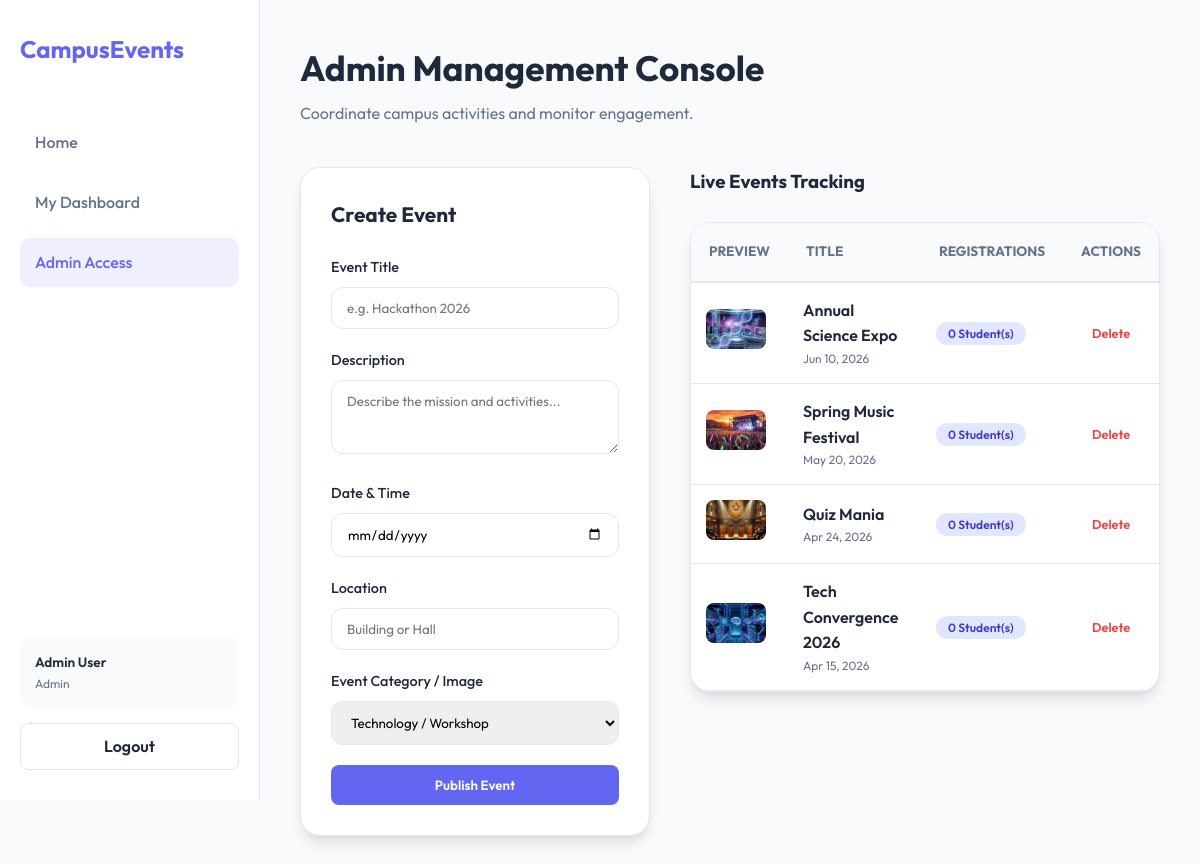
/admin.php (signed in), run on the app's committed database.
### tables this page shows
CREATE TABLE IF NOT EXISTS events (
    id INT AUTO_INCREMENT PRIMARY KEY,
    title VARCHAR(200) NOT NULL,
    description TEXT,
    event_date DATE NOT NULL,
    location VARCHAR(200) NOT NULL,
    image_url VARCHAR(255) DEFAULT 'assets/default.png',
    created_by INT,
    created_at TIMESTAMP DEFAULT CURRENT_TIMESTAMP,
    FOREIGN KEY (created_by) REFERENCES users(id) ON DELETE SET NULL
);

### admin.php (the view, shortened to what this page needs)
<?php
require_once 'config.php';
$stmt = $pdo->query("SELECT e.*, (SELECT COUNT(*) FROM registrations WHERE event_id = e.id) as reg_count FROM events e ORDER BY event_date DESC");
$events = $stmt->fetchAll();
?>
<!DOCTYPE html>
<html lang="en">
<head>
    <link rel="stylesheet" href="style.css">
</head>
<body>
    <?php include 'sidebar.php'; ?>
    <main class="main-content">
        <div class="app-container">
            <div style="margin-bottom: 40px;">
                <h1 style="font-size: 2.2rem; margin-bottom: 5px;">Admin Management Console</h1>
                <p style="color: var(--text-muted);">Coordinate campus activities and monitor engagement.</p>
            </div>
            <div style="display: grid; grid-template-columns: 350px 1fr; gap: 40px;">
                <div class="card" style="padding: 30px; height: fit-content; border-radius: 20px;">
                    <h3 style="margin-bottom: 25px;">Create Event</h3>
                    <form method="POST">
                        <div class="form-group">
                            <label>Event Title</label>
                            <input type="text" name="title" required placeholder="e.g. Hackathon 2026">
                        </div>
                        <div class="form-group">
                            <label>Description</label>
                            <textarea name="description" rows="3" required placeholder="Describe the mission and activities..."></textarea>
                        </div>
                        <div class="form-group">
                            <label>Date & Time</label>
                            <input type="date" name="event_date" required>
                        </div>
                        <div class="form-group">
                            <label>Location</label>
                            <input type="text" name="location" required placeholder="Building or Hall">
                        </div>
                        <div class="form-group">
                            <label>Event Category / Image</label>
                            <select name="image_url" required style="cursor: pointer;">
                                <option value="assets/tech.png">Technology / Workshop</option>
                            </select>
                        </div>
                        <button type="submit" class="btn btn-primary" style="width: 100%; padding: 12px;">Publish Event</button>
                    </form>
                </div>
                <div>
                    <h3 style="margin-bottom: 25px;">Live Events Tracking</h3>
                    <div style="background: white; border-radius: 20px; overflow: hidden; border: 1px solid var(--border); box-shadow: var(--shadow);">
                        <table style="width: 100%; border-collapse: collapse;">
                            <thead style="background: #f8fafc; border-bottom: 2px solid var(--border);">
                                <tr>
                                    <th style="padding: 18px; text-align: left; font-size: 0.85rem; text-transform: uppercase; color: var(--text-muted);">Preview</th>
                                    <th style="padding: 18px; text-align: left; font-size: 0.85rem; text-transform: uppercase; color: var(--text-muted);">Title</th>
                                    <th style="padding: 18px; text-align: left; font-size: 0.85rem; text-transform: uppercase; color: var(--text-muted);">Registrations</th>
                                    <th style="padding: 18px; text-align: center; font-size: 0.85rem; text-transform: uppercase; color: var(--text-muted);">Actions</th>
                                </tr>
                            </thead>
                            <tbody>
                                <?php foreach($events as $event): ?>
                                    <tr style="border-bottom: 1px solid var(--border);">
                                        <td style="padding: 15px;">
                                            <img src="<?php echo htmlspecialchars($event['image_url']); ?>" style="width: 60px; height: 40px; border-radius: 8px; object-fit: cover;">
                                        </td>
                                        <td style="padding: 15px;">
                                            <p style="font-weight: 600;"><?php echo htmlspecialchars($event['title']); ?></p>
                                            <p style="font-size: 0.75rem; color: var(--text-muted);"><?php echo date('M d, Y', strtotime($event['event_date'])); ?></p>
                                        </td>
                                        <td style="padding: 15px;">
                                            <span class="badge badge-primary"><?php echo $event['reg_count']; ?> Student(s)</span>
                                        </td>
                                        <td style="padding: 15px; text-align: center;">
                                            <a href="admin.php?delete=<?php echo $event['id']; ?>" onclick="return confirm('Archive this event?')" style="color: var(--error); text-decoration: none; font-size: 0.8rem; font-weight: 600;">Delete</a>
                                        </td>
                                    </tr>
                                <?php endforeach; ?>
                            </tbody>
                        </table>
                    </div>
                </div>
            </div>
        </div>
    </main>
</div>
</body>
</html>

### style.css (style rules this page uses)
:root { --primary: #6366f1; --primary-hover: #4f46e5; --sidebar-bg: #ffffff; --bg-main: #f8fafc; --bg-card: #ffffff; --text-main: #1e293b; --text-muted: #64748b; --accent: #10b981; --error: #ef4444; --shadow: 0 10px 15px -3px rgba(0, 0, 0, 0.1), 0 4px 6px -2px rgba(0, 0, 0, 0.05); --border: #e2e8f0; --sidebar-width: 260px; }
* { margin: 0; padding: 0; box-sizing: border-box; font-family: 'Outfit', sans-serif; }
body { background-color: var(--bg-main); color: var(--text-main); line-height: 1.6; min-height: 100vh; }
.main-content { margin-left: var(--sidebar-width); flex: 1; width: calc(100% - var(--sidebar-width)); padding-bottom: 50px; }
.app-container { max-width: 1100px; margin: 0 auto; padding: 40px; }
.btn { padding: 0.6rem 1.2rem; border-radius: 8px; font-weight: 600; cursor: pointer; transition: all 0.3s; text-decoration: none; display: inline-block; border: none; text-align: center; }
.btn-primary { background: var(--primary); color: white; }
.card { background: var(--bg-card); border-radius: 20px; box-shadow: var(--shadow); transition: all 0.4s cubic-bezier(0.175, 0.885, 0.32, 1.275); border: 1px solid var(--border); overflow: hidden; display: flex; flex-direction: column; }
.card h3 { margin-bottom: 12px; font-size: 1.3rem; font-weight: 700; }
.form-group { margin-bottom: 20px; }
.form-group label { display: block; margin-bottom: 8px; font-weight: 500; font-size: 0.9rem; }
.form-group input, .form-group textarea, .form-group select { width: 100%; padding: 12px 15px; border: 1px solid var(--border); border-radius: 12px; outline: none; transition: border-color 0.3s; }
.badge { padding: 4px 12px; border-radius: 50px; font-size: 0.75rem; font-weight: 600; }
.badge-primary { background: #e0e7ff; color: #4338ca; }

### data on the page
events: image_url (picture), title "Annual Science Expo", event_date "Jun 10, 2026", reg_count "0"
events: image_url (picture), title "Spring Music Festival", event_date "May 20, 2026", reg_count "0"
events: image_url (picture), title "Quiz Mania", event_date "Apr 24, 2026", reg_count "0"
events: image_url (picture), title "Tech Convergence 2026", event_date "Apr 15, 2026", reg_count "0"

### other printed values
$_SESSION['name'] "Admin User"
$_SESSION['role'] "Admin"
